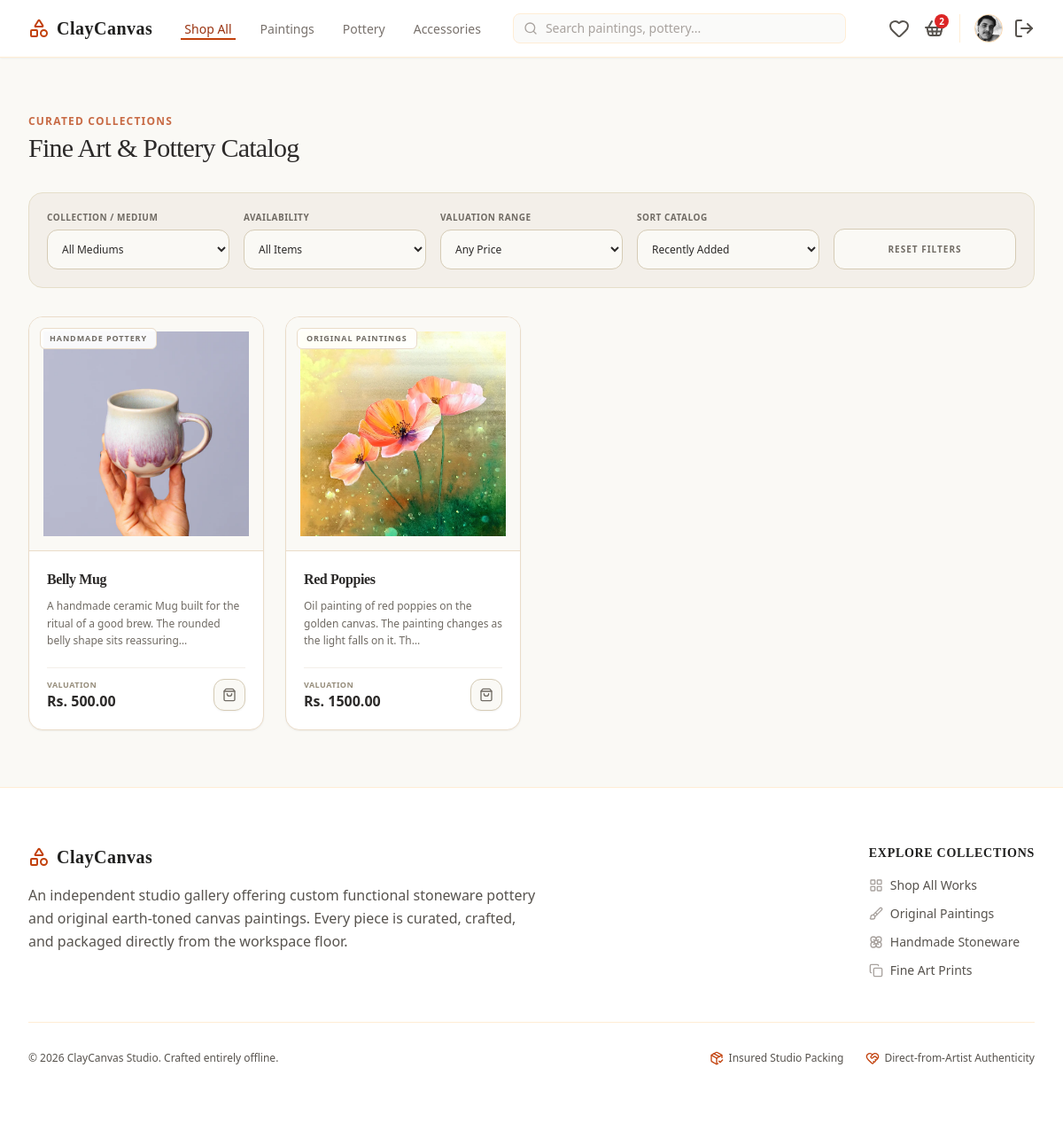
The app's page /products/ (signed in) with its own data.
### cc_app/models.py (models this page shows, shortened)
class User(AbstractUser):
    phone = models.CharField(max_length=20, blank=True)
    address = models.TextField(blank=True)
    profile_picture = models.ImageField(upload_to='images/user/', blank=True, null=True)

class Cart(models.Model):
    customer = models.OneToOneField(User, on_delete=models.CASCADE, related_name='cart')

class Product(models.Model):
    class Category(models.TextChoices):
        PAINTINGS = 'paintings', 'Original Paintings'
        POTTERY = 'pottery', 'Handmade Pottery'
        CERAMICS = 'ceramics', 'Sculptures & Ceramics'
        PRINTS = 'prints', 'Canvas & Fine Art Prints'
        ACCESSORIES = 'accessories', 'Art Supplies & Displays'
    name = models.CharField(max_length=255)
    category = models.CharField(max_length=30, choices=Category.choices)
    description = models.TextField(help_text="Detailed description of the artwork, dimensions, and materials used.")
    price = models.DecimalField(max_digits=10, decimal_places=2)
    stock = models.PositiveIntegerField(default=1, help_text="Set to 1 for unique, original one-off masterworks.")
    product_image = models.ImageField(upload_to='images/products/')
    is_active = models.BooleanField(default=True)
    created_at = models.DateTimeField(auto_now_add=True)

### cc_app/views/products_view.py (the view, shortened to what this page needs)
# urls.py: path('products/', products_view, name='products'),
@login_required
def products_view(request):
    products = Product.objects.all().order_by('-created_at')
    category = request.GET.get('category')
    availability = request.GET.get('availability')
    price_range = request.GET.get('price_range')
    sort = request.GET.get('sort')
    q = request.GET.get('q')
    if q:
        products = products.filter(Q(name__icontains=q) | Q(description__icontains=q) | Q(category__icontains=q))
    if category:
        products = products.filter(category=category)
    if availability == 'available':
        products = products.filter(stock__gt=0, is_active=True)
    elif availability == 'masterworks':
        products = products.filter(stock=1, is_active=True)
    return render(request, 'main/products_page.html', {'products': products})

### cc_app/templates/main/products_page.html (shortened to what this page needs)
<!DOCTYPE html>
<html lang="en">
<head>
    {% load static %}
    <link href="{% static 'css/styles.css' %}" rel="stylesheet" />
</head>
<body class="bg-[#FAF9F5] text-[#1F1F1E] font-sans min-h-screen flex flex-col antialiased">
    {% include 'components/_navbar.html' %}
    <main class="flex-grow max-w-7xl w-full mx-auto px-4 sm:px-6 lg:px-8 py-12 lg:py-16 space-y-8">
        <div>
            <h1 class="text-xs font-bold uppercase tracking-widest text-[#C86B45] mb-1">Curated Collections</h1>
            <p class="text-3xl font-serif text-[#2C2A29] capitalize tracking-tight">Fine Art & Pottery Catalog</p>
        </div>
        <form method="GET" action="/products/" class="bg-[#F3EFE9] border border-[#E5DEC9] rounded-2xl p-5">
            <div class="grid grid-cols-1 sm:grid-cols-2 lg:grid-cols-5 gap-4 items-end">
                <div class="space-y-1.5">
                    <label class="text-[10px] font-bold uppercase tracking-wider text-[#706B64] block">Collection / Medium</label>
                    <select name="category" onchange="this.form.submit()" class="w-full bg-[#FAF9F5] border border-[#D5CBB5] rounded-xl p-3 text-xs text-[#2C2A29] focus:outline-none focus:border-[#C86B45]">
                        <option value="">All Mediums</option>
                    </select>
                </div>
                <div class="space-y-1.5">
                    <label class="text-[10px] font-bold uppercase tracking-wider text-[#706B64] block">Availability</label>
                    <select name="availability" onchange="this.form.submit()" class="w-full bg-[#FAF9F5] border border-[#D5CBB5] rounded-xl p-3 text-xs text-[#2C2A29] focus:outline-none focus:border-[#C86B45]">
                        <option value="all">All Items</option>
                    </select>
                </div>
                <div class="space-y-1.5">
                    <label class="text-[10px] font-bold uppercase tracking-wider text-[#706B64] block">Valuation Range</label>
                    <select name="price_range" onchange="this.form.submit()" class="w-full bg-[#FAF9F5] border border-[#D5CBB5] rounded-xl p-3 text-xs text-[#2C2A29] focus:outline-none focus:border-[#C86B45]">
                        <option value="all">Any Price</option>
                    </select>
                </div>
                <div class="space-y-1.5">
                    <label class="text-[10px] font-bold uppercase tracking-wider text-[#706B64] block">Sort Catalog</label>
                    <select name="sort" onchange="this.form.submit()" class="w-full bg-[#FAF9F5] border border-[#D5CBB5] rounded-xl p-3 text-xs text-[#2C2A29] focus:outline-none focus:border-[#C86B45]">
                        <option value="latest" {% if request.GET.sort == 'latest' %}selected{% endif %}>Recently Added</option>
                    </select>
                </div>
                <div>
                    <a href="/products/" class="bg-[#FAF9F5] hover:bg-[#EADCC9] text-[#706B64] hover:text-[#C86B45] text-[10px] font-bold uppercase tracking-widest border border-[#D5CBB5] h-[46px] rounded-xl transition-all flex items-center justify-center w-full">
                        Reset Filters
                    </a>
                </div>
            </div>
        </form>
        <div class="w-full">
            {% if products %}
                <div class="grid grid-cols-1 sm:grid-cols-2 md:grid-cols-3 lg:grid-cols-4 gap-6">
                    {% for product in products %}
                        <div class="bg-white border border-[#EADCC9] rounded-2xl overflow-hidden shadow-sm hover:shadow-md hover:border-[#C86B45]/50 transition-all flex flex-col group relative">
                            <a href="/products/{{ product.id }}/" class="flex flex-col flex-grow">
                                <div class="aspect-square w-full bg-[#FAF9F5] flex items-center justify-center p-4 relative overflow-hidden border-b border-[#EADCC9]">
                                    {% if product.product_image %}
                                        <img src="{{ product.product_image.url }}" alt="{{ product.name }}" class="w-full h-full object-cover group-hover:scale-102 transition-transform duration-500">
                                    {% endif %}
                                    <span class="absolute top-3 left-3 bg-white/90 border border-[#EADCC9] backdrop-blur-md text-[9px] font-bold uppercase tracking-widest text-[#706B64] px-2.5 py-1 rounded-md">
                                        {{ product.get_category_display }}
                                    </span>
                                </div>
                                <div class="p-5 flex-grow space-y-2">
                                    <h3 class="font-serif font-bold text-[#2C2A29] text-base tracking-tight group-hover:text-[#C86B45] transition-colors line-clamp-1">
                                        {{ product.name }}
                                    </h3>
                                    <p class="text-xs text-[#706B64] leading-relaxed line-clamp-2">
                                        {{ product.description| truncatechars:100 |default:"No description updated for this collection masterwork." }}
                                    </p>
                                </div>
                            </a>
                            <div class="p-5 pt-0">
                                <div class="flex items-center justify-between pt-3 border-t border-[#F3EFE9]">
                                    <div class="flex flex-col">
                                        <span class="text-[9px] uppercase font-bold tracking-wider text-[#968D7B]">Valuation</span>
                                        <span class="text-base font-bold text-[#2C2A29]">Rs. {{ product.price|floatformat:2 }}</span>
                                    </div>
                                    {% if user.is_authenticated and not user.is_staff %}
                                        {% if product.stock > 0 %}
                                            <a href="/cart/add/{{ product.id }}/" class="bg-[#FAF9F5] hover:bg-[#C86B45] text-[#706B64] hover:text-white w-9 h-9 rounded-xl transition-all border border-[#D5CBB5] hover:border-[#C86B45] flex items-center justify-center shadow-sm z-10">
                                                <i data-lucide="shopping-bag" class="w-4 h-4"></i>
                                            </a>
                                        {% else %}
                                            <p class="text-[10px] font-bold text-[#968D7B] uppercase tracking-wider bg-[#F3EFE9] px-2 py-1 rounded-md border border-[#EADCC9]">Acquired</p>
                                        {% endif %}
                                    {% else %}
                                        <a href="/login/" class="bg-[#FAF9F5] hover:bg-[#C86B45] text-[#706B64] hover:text-white w-9 h-9 rounded-xl transition-all border border-[#D5CBB5] hover:border-[#C86B45] flex items-center justify-center shadow-sm z-10">
                                            <i data-lucide="log-in" class="w-4 h-4"></i>
                                        </a>
                                    {% endif %}
                                </div>
                            </div>
                        </div>
                    {% endfor %}
                </div>
            {% endif %}
        </div>
    </main>
    {% include 'components/_footer.html' %}
</body>
</html>

### cc_app/templates/components/_navbar.html (shortened to what this page needs)
<nav class="bg-white border-b border-orange-100 sticky top-0 z-50 shadow-sm">
    <div class="max-w-7xl mx-auto px-4 sm:px-6 lg:px-8">
        <div class="flex justify-between h-16 items-center">
            <div class="flex items-center flex-1 md:flex-initial">
                <a href="/" class="flex-shrink-0 flex items-center mr-8">
                    <i data-lucide="shapes" class="text-orange-700 mr-2"></i>
                    <span class="text-xl font-bold tracking-wide text-orange-950 font-serif">ClayCanvas</span>
                </a>
                <div class="hidden md:flex space-x-6 font-medium">
                    <a href="/products/" class="{% if request.path == '/products/' and not request.GET.category %}text-orange-800 border-b-2 border-orange-700{% else %}text-stone-500 hover:text-orange-800{% endif %} px-1 pt-1 text-sm transition">Shop All</a>
                    <a href="/products/?category=paintings" class="{% if request.GET.category == 'paintings' %}text-orange-800 border-b-2 border-orange-700{% else %}text-stone-500 hover:text-orange-800{% endif %} px-1 pt-1 text-sm transition">Paintings</a>
                    <a href="/products/?category=pottery" class="{% if request.GET.category == 'pottery' %}text-orange-800 border-b-2 border-orange-700{% else %}text-stone-500 hover:text-orange-800{% endif %} px-1 pt-1 text-sm transition">Pottery</a>
                    <a href="/products/?category=accessories" class="{% if request.GET.category == 'accessories' %}text-orange-800 border-b-2 border-orange-700{% else %}text-stone-500 hover:text-orange-800{% endif %} px-1 pt-1 text-sm transition">Accessories</a>
                </div>
            </div>
            <div class="hidden sm:block flex-1 max-w-md mx-8">
                <form action="/products/" method="GET" class="relative m-0">
                    <div class="absolute inset-y-0 left-0 pl-3 flex items-center pointer-events-none">
                    </div>
                    <input type="text" name="q" value="{{ request.GET.q|default:'' }}" placeholder="Search paintings, pottery..." class="block w-full pl-9 pr-3 py-1.5 border border-orange-100 rounded-lg bg-stone-50 text-sm placeholder-stone-400 focus:outline-none focus:border-orange-400 focus:bg-white text-stone-800 transition">
                </form>
            </div>
            <div class="flex items-center space-x-4">
                <a href="/wishlist/" class="text-stone-600 hover:text-orange-800 transition relative">
                    <i data-lucide="heart"></i>
                </a>
                <a href="/cart/" class="text-stone-600 hover:text-orange-800 transition relative mr-2">
                    <i data-lucide="shopping-basket"></i>
                    {% if user.is_authenticated and user.cart.items.exists %}
                        <span class="absolute top-0 right-0 w-4 h-4 bg-red-600 text-white text-[10px] font-bold rounded-full flex items-center justify-center transform translate-x-1 -translate-y-1">
                            {{ user.cart.items.count }}
                        </span>
                    {% endif %}
                </a>
                {% if user.is_authenticated %}
                    <div class="flex items-center space-x-3 border-l border-orange-100 pl-4">
                        <a href="/profile/" class="block h-8 w-8 rounded-full overflow-hidden border border-orange-200 bg-orange-50 focus:outline-none">
                            {% if user.profile_picture %}
                                <img src="{{ user.profile_picture.url }}" alt="{{ user.username }}" class="h-full w-full object-cover">
                            {% else %}
                                <div class="h-full w-full flex items-center justify-center text-orange-800 font-bold text-sm bg-amber-100">
                                    {{ user.username|slice:":1"|upper }}
                                </div>
                            {% endif %}
                        </a>
                        <a href="/logout/" class="text-stone-600 hover:text-red-700 transition" title="Logout">
                            <i data-lucide="log-out"></i>
                        </a>
                    </div>
                {% endif %}
            </div>
        </div>
    </div>
</nav>

### records on screen
User: cart.items.count "2", profile_picture (picture)
Product: product_image (picture), category "HANDMADE POTTERY", name "Belly Mug", description "A handmade ceramic Mug built for the ritual of a good brew. The rounded belly shape sits reassuring…", price "500.00"
Product: product_image (picture), category "ORIGINAL PAINTINGS", name "Red Poppies", description "Oil painting of red poppies on the golden canvas. The painting changes as the light falls on it. Th…", price "1500.00"
